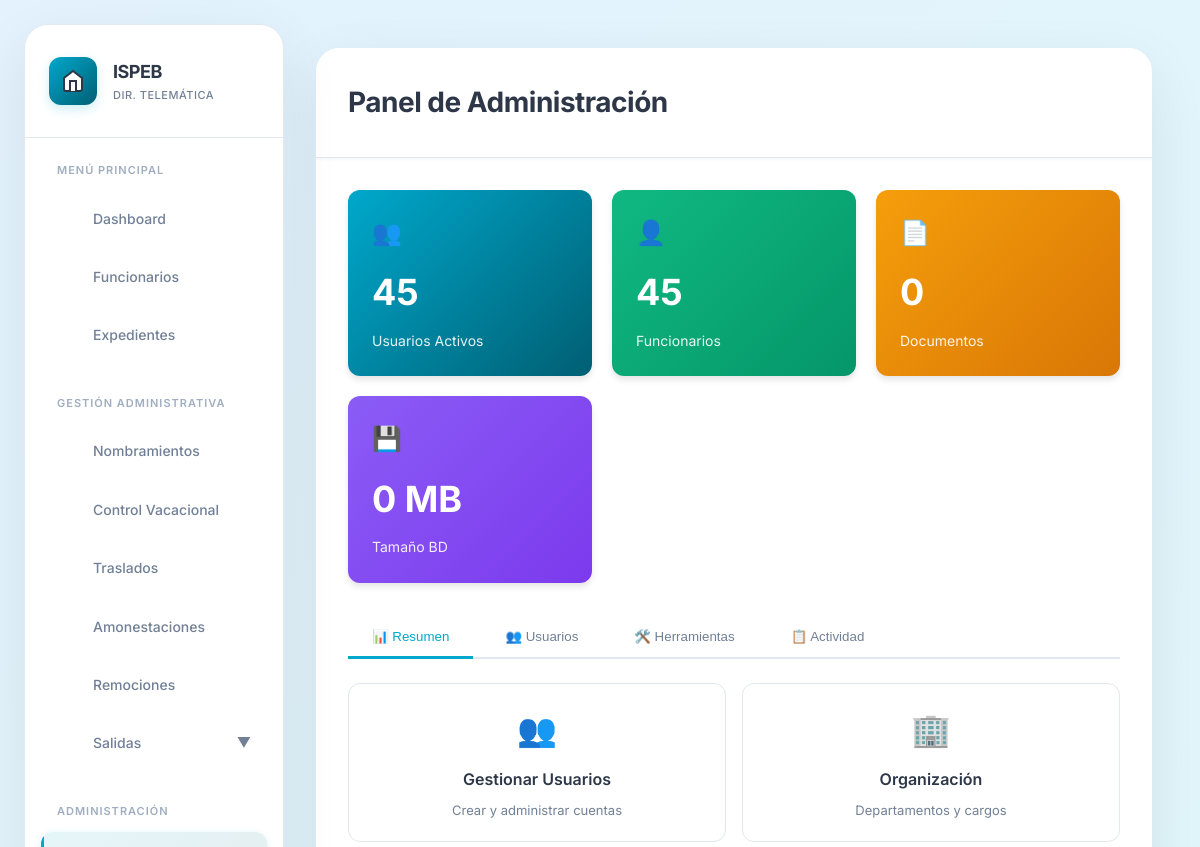
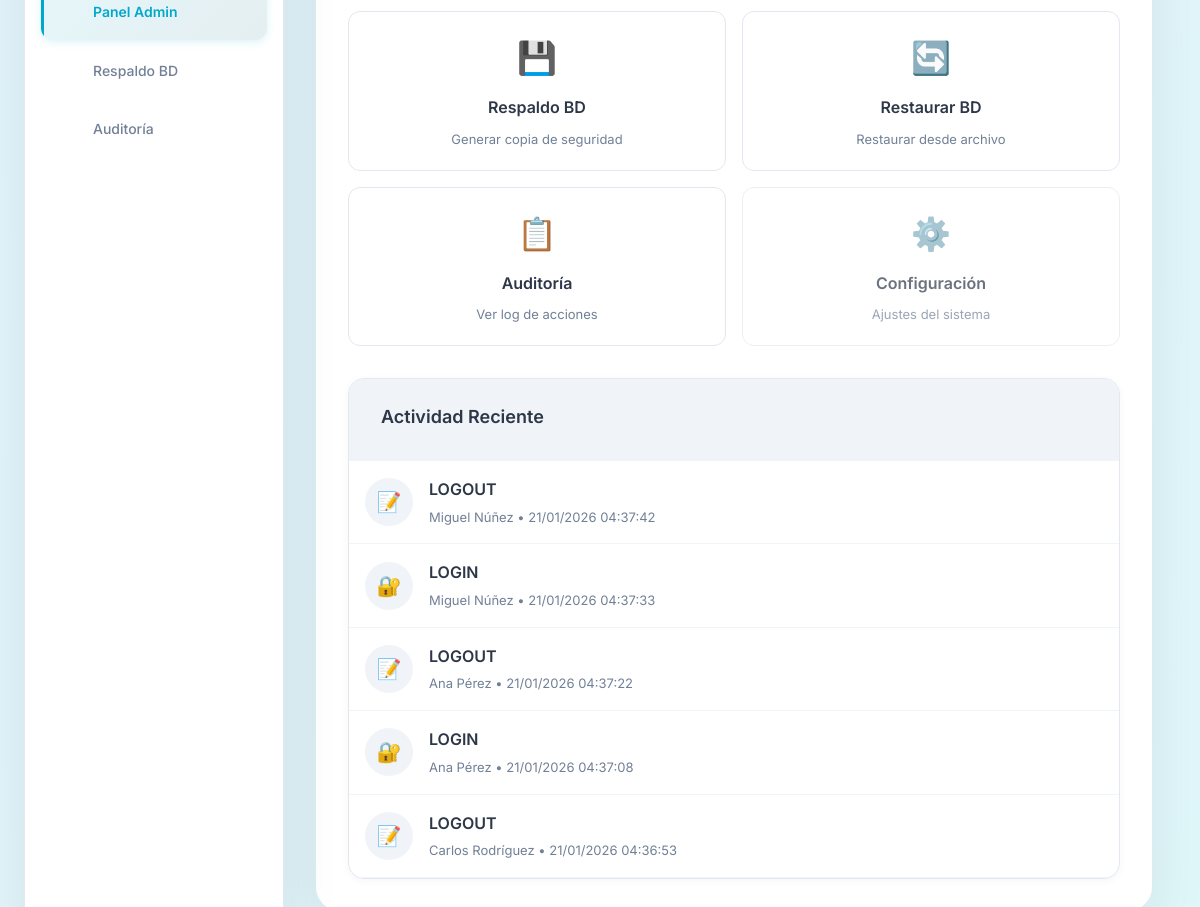
Before: /vistas/admin/index.php (signed in) with the older database file (2 pictures, top to bottom).
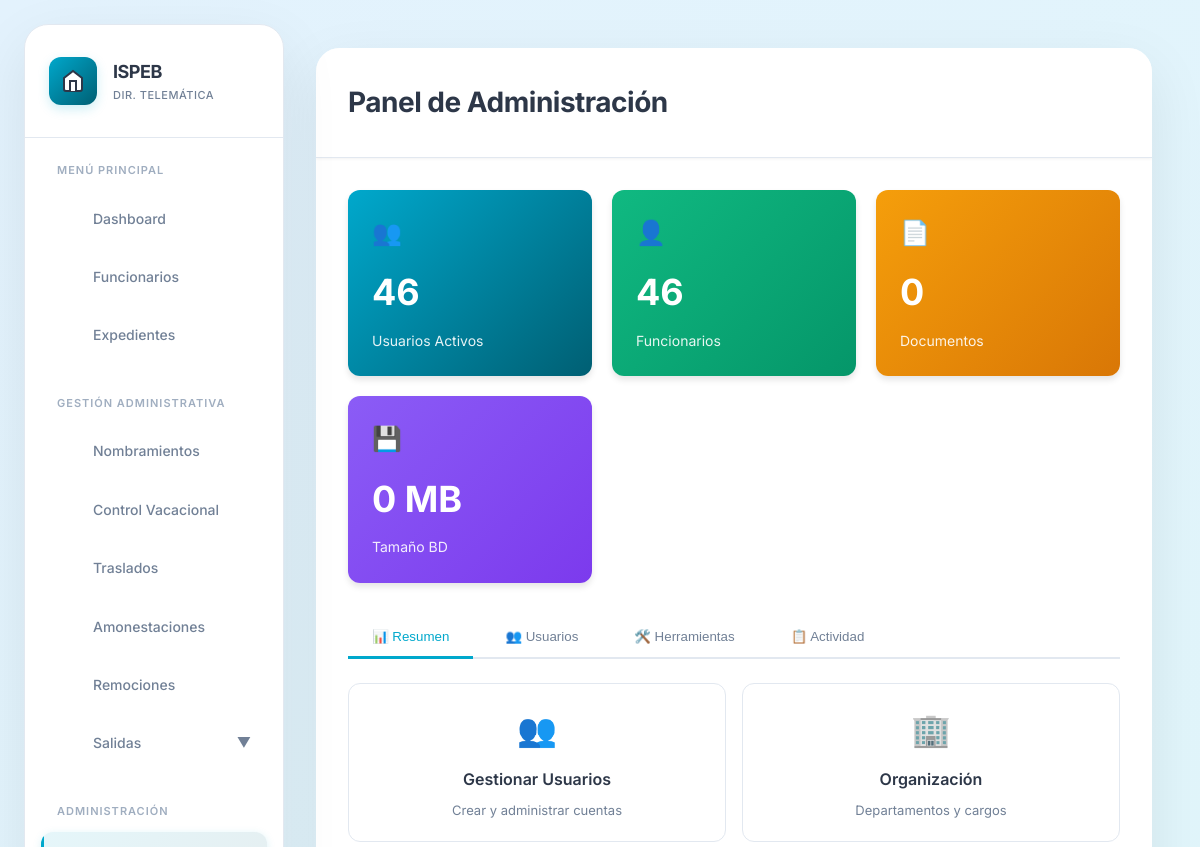
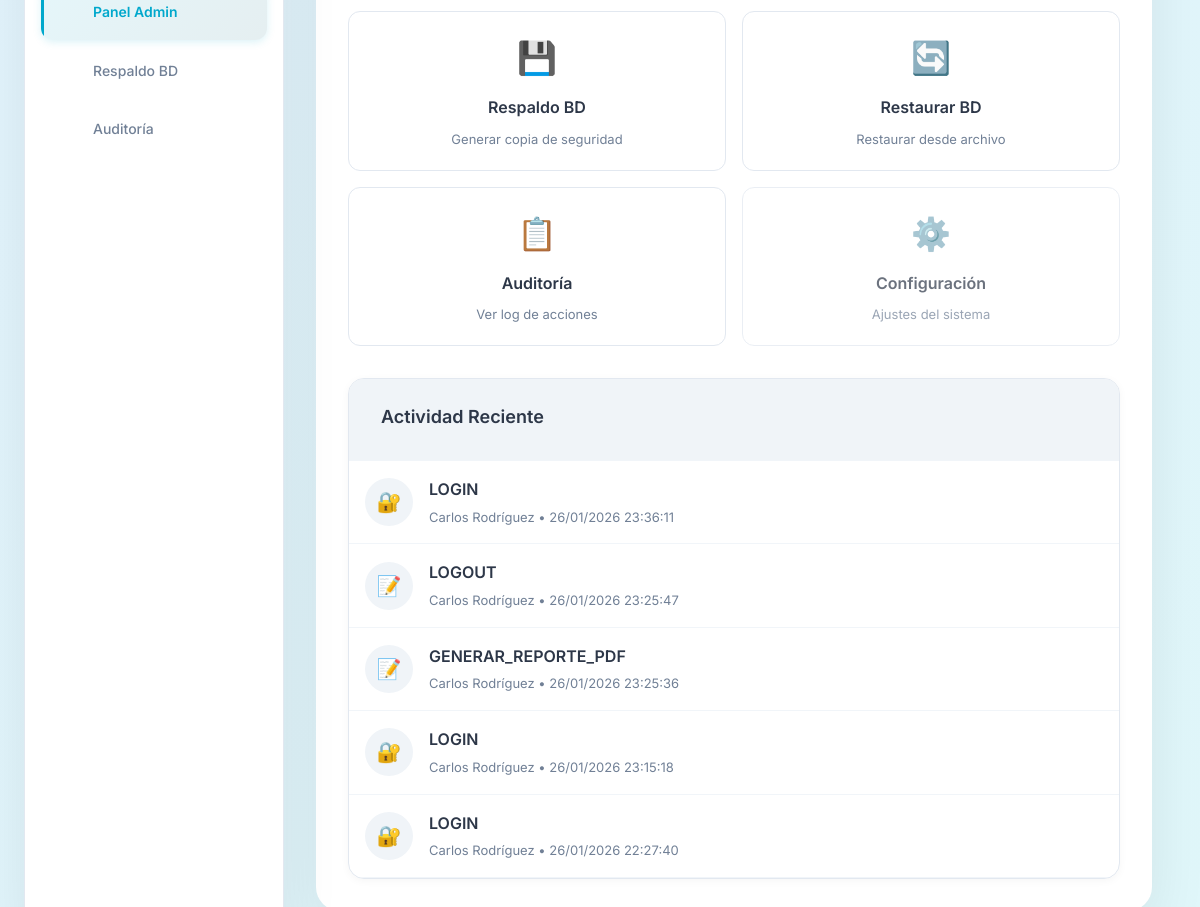
After: the same page with the newer database file (2 pictures, top to bottom).
### tables this page shows
CREATE TABLE `auditoria` (
  `id` int(10) UNSIGNED NOT NULL,
  `usuario_id` int(10) UNSIGNED DEFAULT NULL,
  `accion` varchar(100) NOT NULL COMMENT 'Ej: LOGIN, CREAR_FUNCIONARIO, ELIMINAR_DOCUMENTO',
  `tabla_afectada` varchar(50) DEFAULT NULL,
  `registro_id` int(10) UNSIGNED DEFAULT NULL,
  `datos_anteriores` longtext DEFAULT NULL CHECK (json_valid(`datos_anteriores`)),
  `datos_nuevos` longtext DEFAULT NULL CHECK (json_valid(`datos_nuevos`)),
  `ip_address` varchar(45) DEFAULT NULL,
  `user_agent` text DEFAULT NULL,
  `created_at` timestamp NOT NULL DEFAULT current_timestamp()
);

### vistas/admin/index.php (the view, shortened to what the changed rows need)
<?php
$db = getDB();
$stmt = $db->query("SELECT COUNT(*) as total FROM usuarios WHERE estado = 'activo'");
$total_usuarios_activos = $stmt->fetch()['total'];
$stmt = $db->query("SELECT COUNT(*) as total FROM funcionarios WHERE estado = 'activo'");
$total_funcionarios = $stmt->fetch()['total'];
$stmt = $db->query("
    SELECT
        a.accion,
        a.tabla_afectada,
        a.ip_address,
        a.created_at,
        CONCAT(f.nombres, ' ', f.apellidos) AS usuario
    FROM auditoria a
    LEFT JOIN usuarios u ON a.usuario_id = u.id
    LEFT JOIN funcionarios f ON u.funcionario_id = f.id
    ORDER BY a.created_at DESC
    LIMIT 5
");
$ultimas_acciones = $stmt->fetchAll();
?>
<!DOCTYPE html>
<html lang="es">
<head>
    <link rel="stylesheet" href="../../publico/css/estilos.css">
    <link rel="stylesheet" href="https://cdn.jsdelivr.net/npm/sweetalert2@11/dist/sweetalert2.min.css">
</head>
<body>
    <?php include __DIR__ . '/../layout/sidebar.php'; ?>
    <div class="main-content">
        <header class="header">
            <div class="header-left">
                <h1 class="page-title">Panel de Administración</h1>
            </div>
        </header>
        <div class="content-wrapper">
            <div class="stats-grid">
                <div class="stat-card">
                    <div class="stat-icon">👥</div>
                    <div class="stat-value"><?php echo $total_usuarios_activos; ?></div>
                    <div class="stat-label">Usuarios Activos</div>
                </div>
                <div class="stat-card secondary">
                    <div class="stat-icon">👤</div>
                    <div class="stat-value"><?php echo $total_funcionarios; ?></div>
                    <div class="stat-label">Funcionarios</div>
                </div>
            </div>
            <div id="tab-overview" class="tab-content active">
                <div class="card">
                    <div class="card-header">
                        <h2 class="card-title">Actividad Reciente</h2>
                    </div>
                    <div style="padding: 0;">
                        <?php if (count($ultimas_acciones) > 0): ?>
                            <?php foreach ($ultimas_acciones as $accion): ?>
                                <div class="activity-item">
                                    <div class="activity-icon">
                                        <?php
                                        $icono = '📝';
                                        if (strpos($accion['accion'], 'LOGIN') !== false) $icono = '🔐';
                                        elseif (strpos($accion['accion'], 'CREAR') !== false) $icono = '➕';
                                        elseif (strpos($accion['accion'], 'ELIMINAR') !== false) $icono = '🗑️';
                                        elseif (strpos($accion['accion'], 'ACTUALIZAR') !== false) $icono = '✏️';
                                        echo $icono;
                                        ?>
                                    </div>
                                    <div class="activity-content">
                                        <div class="activity-action">
                                            <?php echo htmlspecialchars($accion['accion']); ?>
                                        </div>
                                        <div class="activity-meta">
                                            <?php echo htmlspecialchars($accion['usuario'] ?? 'Sistema'); ?> •
                                            <?php echo date('d/m/Y H:i:s', strtotime($accion['created_at'])); ?>
                                        </div>
                                    </div>
                                </div>
                            <?php endforeach; ?>
                        <?php else: ?>
                            <div style="text-align: center; padding: 40px; color: var(--color-text-light);">
                                No hay actividad reciente
                            </div>
                        <?php endif; ?>
                    </div>
                </div>
            </div>
        </div>
    </div>
</body>
</html>

### vistas/layout/sidebar.php (shortened to what the changed rows need)
<aside class="sidebar" id="sidebar">
    <nav class="sidebar-nav">
        <?php
        $current_dir = basename(dirname($_SERVER['PHP_SELF']));
        function getIconSVG($iconName) {
            $icons = [
                'dashboard' => '<rect x="3" y="3" width="7" height="7"></rect><rect x="14" y="3" width="7" height="7"></rect><rect x="14" y="14" width="7" height="7"></rect><rect x="3" y="14" width="7" height="7"></rect>',
                'users' => '<path d="M17 21v-2a4 4 0 0 0-4-4H5a4 4 0 0 0-4 4v2"></path><circle cx="9" cy="7" r="4"></circle><path d="M23 21v-2a4 4 0 0 0-3-3.87"></path><path d="M16 3.13a4 4 0 0 1 0 7.75"></path>',
                'folder' => '<path d="M22 19a2 2 0 0 1-2 2H4a2 2 0 0 1-2-2V5a2 2 0 0 1 2-2h5l2 3h9a2 2 0 0 1 2 2z"></path>',
                'file-text' => '<path d="M14 2H6a2 2 0 0 0-2 2v16a2 2 0 0 0 2 2h12a2 2 0 0 0 2-2V8z"></path><polyline points="14 2 14 8 20 8"></polyline><line x1="16" y1="13" x2="8" y2="13"></line><line x1="16" y1="17" x2="8" y2="17"></line>',
                'sun' => '<circle cx="12" cy="12" r="5"></circle><line x1="12" y1="1" x2="12" y2="3"></line><line x1="12" y1="21" x2="12" y2="23"></line><line x1="4.22" y1="4.22" x2="5.64" y2="5.64"></line><line x1="18.36" y1="18.36" x2="19.78" y2="19.78"></line><line x1="1" y1="12" x2="3" y2="12"></line><line x1="21" y1="12" x2="23" y2="12"></line><line x1="4.22" y1="19.78" x2="5.64" y2="18.36"></line><line x1="18.36" y1="5.64" x2="19.78" y2="4.22"></line>',
                'repeat' => '<polyline points="17 1 21 5 17 9"></polyline><path d="M3 11V9a4 4 0 0 1 4-4h14"></path><polyline points="7 23 3 19 7 15"></polyline><path d="M21 13v2a4 4 0 0 1-4 4H3"></path>',
                'alert-triangle' => '<path d="M10.29 3.86L1.82 18a2 2 0 0 0 1.71 3h16.94a2 2 0 0 0 1.71-3L13.71 3.86a2 2 0 0 0-3.42 0z"></path><line x1="12" y1="9" x2="12" y2="13"></line><line x1="12" y1="17" x2="12.01" y2="17"></line>',
                'x-circle' => '<circle cx="12" cy="12" r="10"></circle><line x1="15" y1="9" x2="9" y2="15"></line><line x1="9" y1="9" x2="15" y2="15"></line>',
                'log-out' => '<path d="M9 21H5a2 2 0 0 1-2-2V5a2 2 0 0 1 2-2h4"></path><polyline points="16 17 21 12 16 7"></polyline><line x1="21" y1="12" x2="9" y2="12"></line>',
                'settings' => '<circle cx="12" cy="12" r="3"></circle><path d="M12 1v6m0 6v6m9-9h-6m-6 0H3"></path>',
                'download' => '<path d="M21 15v4a2 2 0 0 1-2 2H5a2 2 0 0 1-2-2v-4"></path><polyline points="7 10 12 15 17 10"></polyline><line x1="12" y1="15" x2="12" y2="3"></line>'
            ];
            return $icons[$iconName] ?? '';
        }
        foreach ($menuItems as $section):
        ?>
            <div class="nav-section">
                <div class="nav-section-title"><?php echo $section['section']; ?></div>
                <?php foreach ($section['items'] as $item): ?>
                    <?php if (isset($item['submenu'])): ?>
                        <div class="nav-item-accordion">
                            <a href="javascript:void(0)" class="nav-item" onclick="toggleSubmenu(this)">
                                <span class="nav-icon">
                                    <svg xmlns="http://www.w3.org/2000/svg" viewBox="0 0 24 24" fill="none" stroke="currentColor" stroke-width="2">
                                        <?php echo getIconSVG($item['icon']); ?>
                                    </svg>
                                </span>
                                <span class="nav-text"><?php echo $item['label']; ?></span>
                                <span class="nav-arrow" style="margin-left: auto; transition: transform 0.3s ease;">▼</span>
                            </a>
                        </div>
                    <?php else: ?>
                        <a href="<?php echo APP_URL . $item['url']; ?>"
                           class="nav-item <?php echo (isset($item['dir']) && $current_dir == $item['dir']) ? 'active' : ''; ?>">
                            <span class="nav-icon">
                                <svg xmlns="http://www.w3.org/2000/svg" viewBox="0 0 24 24" fill="none" stroke="currentColor" stroke-width="2">
                                    <?php echo getIconSVG($item['icon']); ?>
                                </svg>
                            </span>
                            <span class="nav-text"><?php echo $item['label']; ?></span>
                        </a>
                    <?php endif; ?>
                <?php endforeach; ?>
            </div>
        <?php endforeach; ?>
    </nav>
</aside>

Changed rows visible on the page:
no longer on this page (row unchanged): auditoria: icono "📝", accion "LOGOUT", usuario "Miguel Núñez", created_at "21/01/2026 04:37:42"
no longer on this page (row unchanged): auditoria: accion "🔐", accion "LOGIN", usuario "Miguel Núñez", created_at "21/01/2026 04:37:33"
no longer on this page (row unchanged): auditoria: icono "📝", accion "LOGOUT", usuario "Ana Pérez", created_at "21/01/2026 04:37:22"
no longer on this page (row unchanged): auditoria: accion "🔐", accion "LOGIN", usuario "Ana Pérez", created_at "21/01/2026 04:37:08"
no longer on this page (row unchanged): auditoria: icono "📝", accion "LOGOUT", usuario "Carlos Rodríguez", created_at "21/01/2026 04:36:53"
added auditoria: accion "🔐", accion "LOGIN", usuario "Carlos Rodríguez", created_at "26/01/2026 23:36:11"
added auditoria: icono "📝", accion "LOGOUT", usuario "Carlos Rodríguez", created_at "26/01/2026 23:25:47"
added auditoria: icono "📝", accion "GENERAR_REPORTE_PDF", usuario "Carlos Rodríguez", created_at "26/01/2026 23:25:36"
added auditoria: accion "🔐", accion "LOGIN", usuario "Carlos Rodríguez", created_at "26/01/2026 23:15:18"
added auditoria: accion "🔐", accion "LOGIN", usuario "Carlos Rodríguez", created_at "26/01/2026 22:27:40"
Other visible differences:
$total_usuarios_activos: "45" → "46"
$total_funcionarios: "45" → "46"
